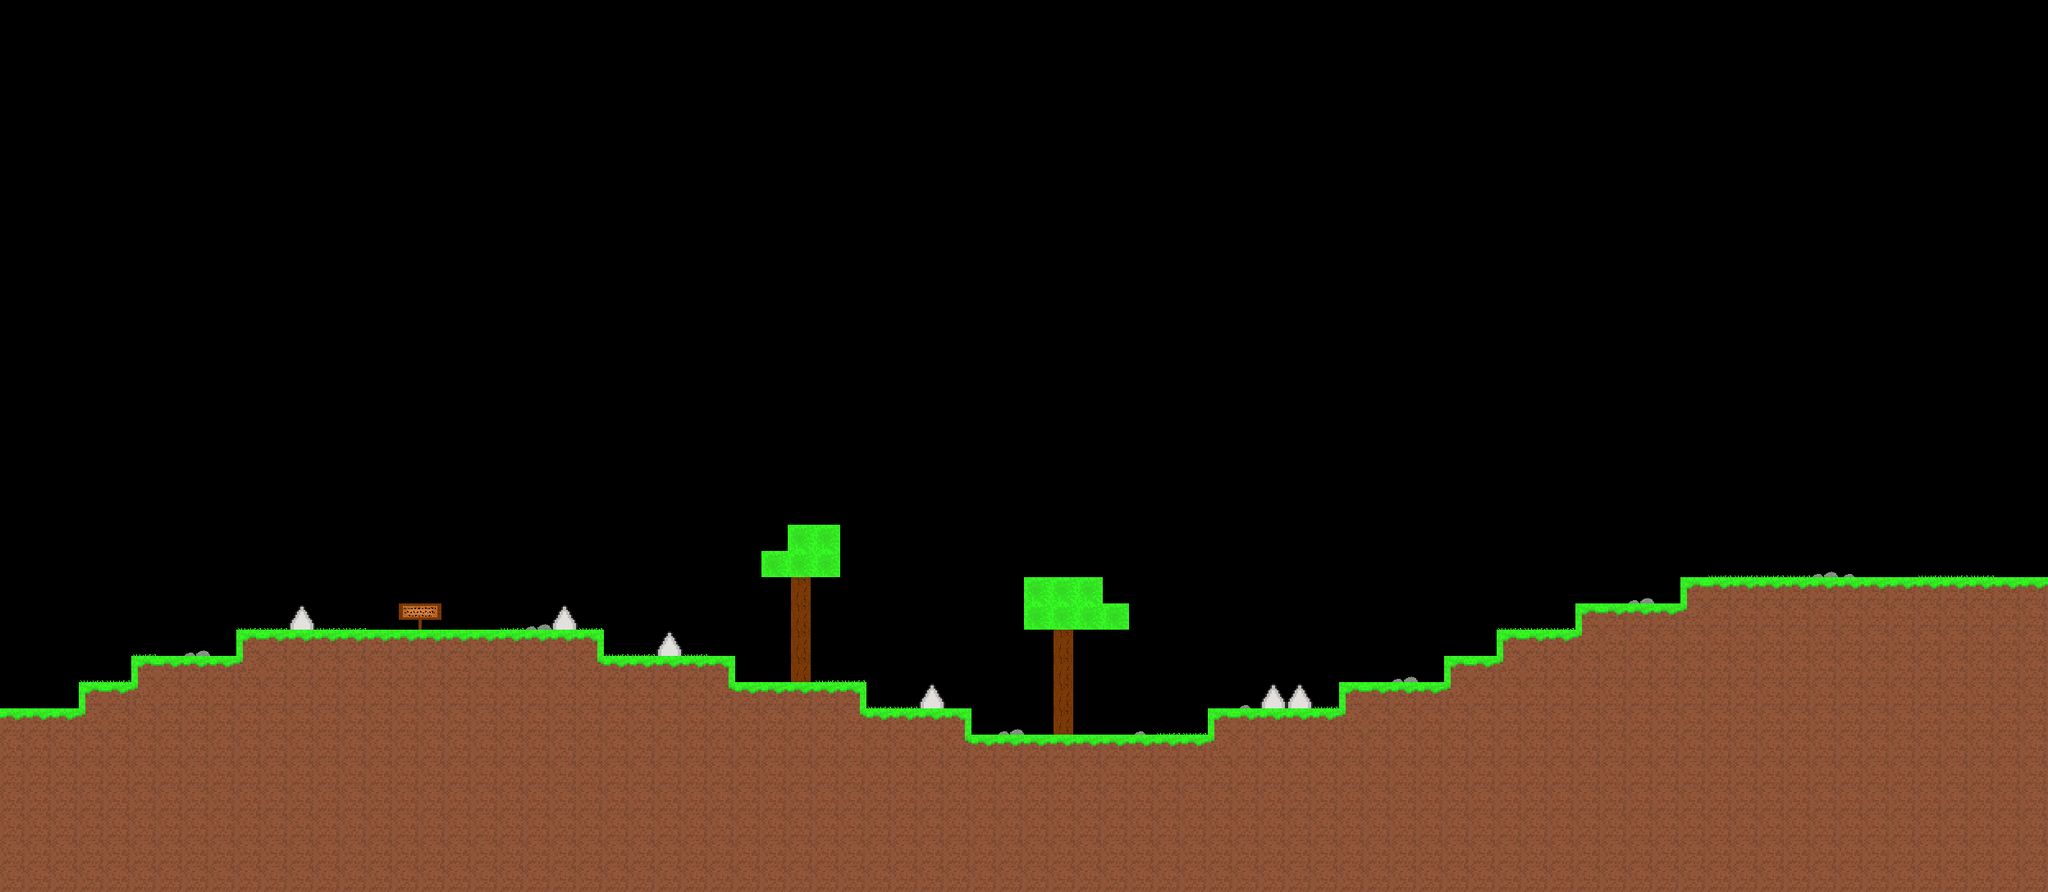

Below is a game level as drawn by its tile map, then a one-line description and the .tmx file that defines it, in full:
An orthogonal 78x34 tile map with 32x32 px tiles, 1 tile layer (tiles) and 18 objects (3x triangle2, 2x triangle1, player, dialog).

<map version="1.10" tiledversion="1.11.2" orientation="orthogonal" renderorder="right-down" width="78" height="34" tilewidth="32" tileheight="32" infinite="0" nextlayerid="3" nextobjectid="19">
 <tileset firstgid="1" source="tileset.tsx" />
 <layer id="1" name="tiles" width="78" height="34">
  <data encoding="csv">
0,0,0,0,0,0,0,0,0,0,0,0,0,0,0,0,0,0,0,0,0,0,0,0,0,0,0,0,0,0,0,0,0,0,0,0,0,0,0,0,0,0,0,0,0,0,0,0,0,0,0,0,0,0,0,0,0,0,0,0,0,0,0,0,0,0,0,0,0,0,0,0,0,0,0,0,0,0,
0,0,0,0,0,0,0,0,0,0,0,0,0,0,0,0,0,0,0,0,0,0,0,0,0,0,0,0,0,0,0,0,0,0,0,0,0,0,0,0,0,0,0,0,0,0,0,0,0,0,0,0,0,0,0,0,0,0,0,0,0,0,0,0,0,0,0,0,0,0,0,0,0,0,0,0,0,0,
0,0,0,0,0,0,0,0,0,0,0,0,0,0,0,0,0,0,0,0,0,0,0,0,0,0,0,0,0,0,0,0,0,0,0,0,0,0,0,0,0,0,0,0,0,0,0,0,0,0,0,0,0,0,0,0,0,0,0,0,0,0,0,0,0,0,0,0,0,0,0,0,0,0,0,0,0,0,
0,0,0,0,0,0,0,0,0,0,0,0,0,0,0,0,0,0,0,0,0,0,0,0,0,0,0,0,0,0,0,0,0,0,0,0,0,0,0,0,0,0,0,0,0,0,0,0,0,0,0,0,0,0,0,0,0,0,0,0,0,0,0,0,0,0,0,0,0,0,0,0,0,0,0,0,0,0,
0,0,0,0,0,0,0,0,0,0,0,0,0,0,0,0,0,0,0,0,0,0,0,0,0,0,0,0,0,0,0,0,0,0,0,0,0,0,0,0,0,0,0,0,0,0,0,0,0,0,0,0,0,0,0,0,0,0,0,0,0,0,0,0,0,0,0,0,0,0,0,0,0,0,0,0,0,0,
0,0,0,0,0,0,0,0,0,0,0,0,0,0,0,0,0,0,0,0,0,0,0,0,0,0,0,0,0,0,0,0,0,0,0,0,0,0,0,0,0,0,0,0,0,0,0,0,0,0,0,0,0,0,0,0,0,0,0,0,0,0,0,0,0,0,0,0,0,0,0,0,0,0,0,0,0,0,
0,0,0,0,0,0,0,0,0,0,0,0,0,0,0,0,0,0,0,0,0,0,0,0,0,0,0,0,0,0,0,0,0,0,0,0,0,0,0,0,0,0,0,0,0,0,0,0,0,0,0,0,0,0,0,0,0,0,0,0,0,0,0,0,0,0,0,0,0,0,0,0,0,0,0,0,0,0,
0,0,0,0,0,0,0,0,0,0,0,0,0,0,0,0,0,0,0,0,0,0,0,0,0,0,0,0,0,0,0,0,0,0,0,0,0,0,0,0,0,0,0,0,0,0,0,0,0,0,0,0,0,0,0,0,0,0,0,0,0,0,0,0,0,0,0,0,0,0,0,0,0,0,0,0,0,0,
0,0,0,0,0,0,0,0,0,0,0,0,0,0,0,0,0,0,0,0,0,0,0,0,0,0,0,0,0,0,0,0,0,0,0,0,0,0,0,0,0,0,0,0,0,0,0,0,0,0,0,0,0,0,0,0,0,0,0,0,0,0,0,0,0,0,0,0,0,0,0,0,0,0,0,0,0,0,
0,0,0,0,0,0,0,0,0,0,0,0,0,0,0,0,0,0,0,0,0,0,0,0,0,0,0,0,0,0,0,0,0,0,0,0,0,0,0,0,0,0,0,0,0,0,0,0,0,0,0,0,0,0,0,0,0,0,0,0,0,0,0,0,0,0,0,0,0,0,0,0,0,0,0,0,0,0,
0,0,0,0,0,0,0,0,0,0,0,0,0,0,0,0,0,0,0,0,0,0,0,0,0,0,0,0,0,0,0,0,0,0,0,0,0,0,0,0,0,0,0,0,0,0,0,0,0,0,0,0,0,0,0,0,0,0,0,0,0,0,0,0,0,0,0,0,0,0,0,0,0,0,0,0,0,0,
0,0,0,0,0,0,0,0,0,0,0,0,0,0,0,0,0,0,0,0,0,0,0,0,0,0,0,0,0,0,0,0,0,0,0,0,0,0,0,0,0,0,0,0,0,0,0,0,0,0,0,0,0,0,0,0,0,0,0,0,0,0,0,0,0,0,0,0,0,0,0,0,0,0,0,0,0,0,
0,0,0,0,0,0,0,0,0,0,0,0,0,0,0,0,0,0,0,0,0,0,0,0,0,0,0,0,0,0,0,0,0,0,0,0,0,0,0,0,0,0,0,0,0,0,0,0,0,0,0,0,0,0,0,0,0,0,0,0,0,0,0,0,0,0,0,0,0,0,0,0,0,0,0,0,0,0,
0,0,0,0,0,0,0,0,0,0,0,0,0,0,0,0,0,0,0,0,0,0,0,0,0,0,0,0,0,0,0,0,0,0,0,0,0,0,0,0,0,0,0,0,0,0,0,0,0,0,0,0,0,0,0,0,0,0,0,0,0,0,0,0,0,0,0,0,0,0,0,0,0,0,0,0,0,0,
0,0,0,0,0,0,0,0,0,0,0,0,0,0,0,0,0,0,0,0,0,0,0,0,0,0,0,0,0,0,0,0,0,0,0,0,0,0,0,0,0,0,0,0,0,0,0,0,0,0,0,0,0,0,0,0,0,0,0,0,0,0,0,0,0,0,0,0,0,0,0,0,0,0,0,0,0,0,
0,0,0,0,0,0,0,0,0,0,0,0,0,0,0,0,0,0,0,0,0,0,0,0,0,0,0,0,0,0,0,0,0,0,0,0,0,0,0,0,0,0,0,0,0,0,0,0,0,0,0,0,0,0,0,0,0,0,0,0,0,0,0,0,0,0,0,0,0,0,0,0,0,0,0,0,0,0,
0,0,0,0,0,0,0,0,0,0,0,0,0,0,0,0,0,0,0,0,0,0,0,0,0,0,0,0,0,0,0,0,0,0,0,0,0,0,0,0,0,0,0,0,0,0,0,0,0,0,0,0,0,0,0,0,0,0,0,0,0,0,0,0,0,0,0,0,0,0,0,0,0,0,0,0,0,0,
0,0,0,0,0,0,0,0,0,0,0,0,0,0,0,0,0,0,0,0,0,0,0,0,0,0,0,0,0,0,0,0,0,0,0,0,0,0,0,0,0,0,0,0,0,0,0,0,0,0,0,0,0,0,0,0,0,0,0,0,0,0,0,0,0,0,0,0,0,0,0,0,0,0,0,0,0,0,
0,0,0,0,0,0,0,0,0,0,0,0,0,0,0,0,0,0,0,0,0,0,0,0,0,0,0,0,0,0,0,0,0,0,0,0,0,0,0,0,0,0,0,0,0,0,0,0,0,0,0,0,0,0,0,0,0,0,0,0,0,0,0,0,0,0,0,0,0,0,0,0,0,0,0,0,0,0,
0,0,0,0,0,0,0,0,0,0,0,0,0,0,0,0,0,0,0,0,0,0,0,0,0,0,0,0,0,0,0,0,0,0,0,0,0,0,0,0,0,0,0,0,0,0,0,0,0,0,0,0,0,0,0,0,0,0,0,0,0,0,0,0,0,0,0,0,0,0,0,0,0,0,0,0,0,0,
0,0,0,0,0,0,0,0,0,0,0,0,0,0,0,0,0,0,0,0,0,0,0,0,0,0,0,0,0,0,16,16,0,0,0,0,0,0,0,0,0,0,0,0,0,0,0,0,0,0,0,0,0,0,0,0,0,0,0,0,0,0,0,0,0,0,0,0,0,0,0,0,0,0,0,0,0,0,
0,0,0,0,0,0,0,0,0,0,0,0,0,0,0,0,0,0,0,0,0,0,0,0,0,0,0,0,0,16,16,16,0,0,0,0,0,0,0,0,0,0,0,0,0,0,0,0,0,0,0,0,0,0,0,0,0,0,0,0,0,0,0,0,0,13,13,13,13,11,12,0,0,13,13,13,0,0,
0,0,0,0,0,0,0,0,0,0,0,0,0,0,0,0,0,0,0,0,0,0,0,0,0,0,0,0,0,0,14,0,0,0,0,0,0,0,0,16,16,16,0,0,0,0,0,0,0,0,0,0,0,0,0,0,0,0,0,0,0,0,11,0,4,2,2,2,2,2,2,2,2,2,2,2,2,2,
0,0,0,0,0,0,0,0,0,13,13,41,13,13,0,43,44,0,0,13,11,41,13,0,0,0,0,0,0,0,14,0,0,0,0,0,0,0,0,16,16,16,16,0,0,0,0,0,0,0,0,0,0,0,0,0,0,13,13,13,4,2,2,2,6,1,1,1,1,1,1,1,1,1,1,1,1,1,
0,0,0,0,0,13,0,11,0,4,2,2,2,2,2,2,2,2,2,2,2,2,3,13,13,41,13,0,0,0,14,0,0,0,0,0,0,0,0,0,14,0,0,0,0,0,0,0,0,0,0,0,0,0,0,0,0,4,2,2,6,1,1,1,1,1,1,1,1,1,1,1,1,1,1,1,1,1,
0,0,0,13,13,4,2,2,2,6,1,1,1,1,1,1,1,1,1,1,1,1,5,2,2,2,2,3,0,0,14,13,13,0,0,0,0,0,0,0,14,0,0,0,0,0,0,0,0,0,0,0,0,11,0,4,2,6,1,1,1,1,1,1,1,1,1,1,1,1,1,1,1,1,1,1,1,1,
0,0,0,4,2,6,1,1,1,1,1,1,1,1,1,1,1,1,1,1,1,1,1,1,1,1,1,5,2,2,2,2,3,13,13,41,0,0,0,0,14,0,0,0,0,0,0,12,41,41,13,4,2,2,2,6,1,1,1,1,1,1,1,1,1,1,1,1,1,1,1,1,1,1,1,1,1,1,
2,2,2,6,1,1,1,1,1,1,1,1,1,1,1,1,1,1,1,1,1,1,1,1,1,1,1,1,1,1,1,1,5,2,2,2,3,0,11,0,14,0,0,12,13,13,4,2,2,2,2,6,1,1,1,1,1,1,1,1,1,1,1,1,1,1,1,1,1,1,1,1,1,1,1,1,1,1,
1,1,1,1,1,1,1,1,1,1,1,1,1,1,1,1,1,1,1,1,1,1,1,1,1,1,1,1,1,1,1,1,1,1,1,1,5,2,2,2,2,2,2,2,2,2,6,1,1,1,1,1,1,1,1,1,1,1,1,1,1,1,1,1,1,1,1,1,1,1,1,1,1,1,1,1,1,1,
1,1,1,1,1,1,1,1,1,1,1,1,1,1,1,1,1,1,1,1,1,1,1,1,1,1,1,1,1,1,1,1,1,1,1,1,1,1,1,1,1,1,1,1,1,1,1,1,1,1,1,1,1,1,1,1,1,1,1,1,1,1,1,1,1,1,1,1,1,1,1,1,1,1,1,1,1,1,
1,1,1,1,1,1,1,1,1,1,1,1,1,1,1,1,1,1,1,1,1,1,1,1,1,1,1,1,1,1,1,1,1,1,1,1,1,1,1,1,1,1,1,1,1,1,1,1,1,1,1,1,1,1,1,1,1,1,1,1,1,1,1,1,1,1,1,1,1,1,1,1,1,1,1,1,1,1,
1,1,1,1,1,1,1,1,1,1,1,1,1,1,1,1,1,1,1,1,1,1,1,1,1,1,1,1,1,1,1,1,1,1,1,1,1,1,1,1,1,1,1,1,1,1,1,1,1,1,1,1,1,1,1,1,1,1,1,1,1,1,1,1,1,1,1,1,1,1,1,1,1,1,1,1,1,1,
1,1,1,1,1,1,1,1,1,1,1,1,1,1,1,1,1,1,1,1,1,1,1,1,1,1,1,1,1,1,1,1,1,1,1,1,1,1,1,1,1,1,1,1,1,1,1,1,1,1,1,1,1,1,1,1,1,1,1,1,1,1,1,1,1,1,1,1,1,1,1,1,1,1,1,1,1,1,
1,1,1,1,1,1,1,1,1,1,1,1,1,1,1,1,1,1,1,1,1,1,1,1,1,1,1,1,1,1,1,1,1,1,1,1,1,1,1,1,1,1,1,1,1,1,1,1,1,1,1,1,1,1,1,1,1,1,1,1,1,1,1,1,1,1,1,1,1,1,1,1,1,1,1,1,1,1
</data>
 </layer>
 <objectgroup id="2" name="objects">
  <object id="1" x="0" y="864" width="1184" height="224" />
  <object id="2" x="96" y="832" width="960" height="32" />
  <object id="3" x="160" y="800" width="736" height="32" />
  <object id="4" x="288" y="768" width="448" height="32" />
  <object id="5" x="1184" y="896" width="1312" height="192" />
  <object id="6" x="1472" y="864" width="1024" height="32" />
  <object id="7" x="2048" y="704" width="448" height="160" />
  <object id="8" x="1920" y="736" width="128" height="128" />
  <object id="9" x="1824" y="768" width="96" height="96" />
  <object id="10" x="1760" y="800" width="64" height="64" />
  <object id="11" x="1632" y="832" width="128" height="32" />
  <object id="12" name="player" x="32" y="736">
   <point />
  </object>
  <object id="13" name="triangle2" x="448" y="640">
   <point />
  </object>
  <object id="14" name="triangle2" x="512" y="640">
   <point />
  </object>
  <object id="15" name="triangle2" x="1216" y="768">
   <point />
  </object>
  <object id="16" name="triangle1" x="1408" y="768">
   <point />
  </object>
  <object id="17" name="triangle1" x="2144" y="608">
   <point />
  </object>
  <object id="18" name="dialog" x="480" y="736" width="64" height="32">
   <properties>
    <property name="line" value="WELCOME TO BLOBLAND!" />
    <property name="type" value="sign1" />
   </properties>
  </object>
 </objectgroup>
</map>
